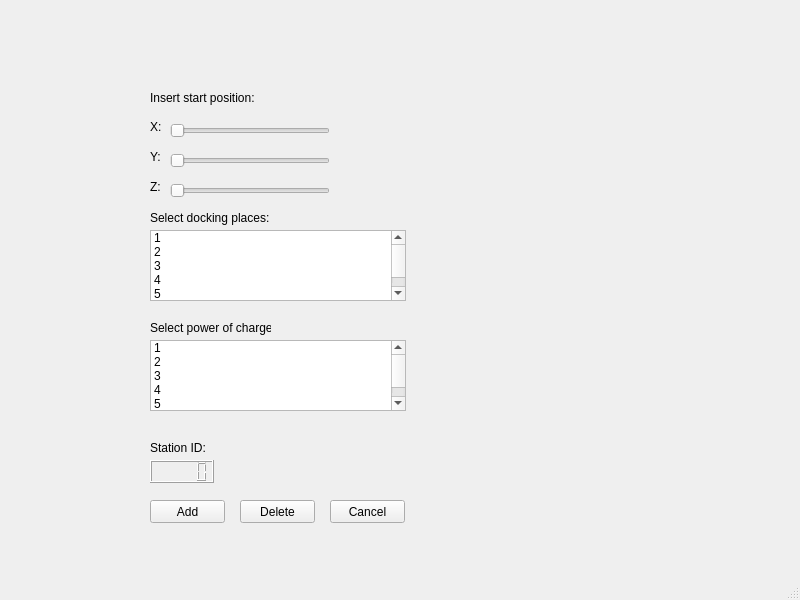
<?xml version="1.0" encoding="UTF-8"?>
<ui version="4.0">
 <class>new_station</class>
 <widget class="QMainWindow" name="new_station">
  <property name="geometry">
   <rect>
    <x>0</x>
    <y>0</y>
    <width>800</width>
    <height>600</height>
   </rect>
  </property>
  <property name="windowTitle">
   <string>MainWindow</string>
  </property>
  <widget class="QWidget" name="centralwidget">
   <widget class="QSlider" name="x_pos">
    <property name="geometry">
     <rect>
      <x>170</x>
      <y>120</y>
      <width>160</width>
      <height>22</height>
     </rect>
    </property>
    <property name="maximum">
     <number>1000</number>
    </property>
    <property name="orientation">
     <enum>Qt::Horizontal</enum>
    </property>
   </widget>
   <widget class="QPushButton" name="pushButton">
    <property name="geometry">
     <rect>
      <x>330</x>
      <y>500</y>
      <width>75</width>
      <height>23</height>
     </rect>
    </property>
    <property name="text">
     <string>Cancel</string>
    </property>
   </widget>
   <widget class="QListWidget" name="drone_select_type">
    <property name="geometry">
     <rect>
      <x>150</x>
      <y>230</y>
      <width>256</width>
      <height>71</height>
     </rect>
    </property>
    <item>
     <property name="text">
      <string>1</string>
     </property>
    </item>
    <item>
     <property name="text">
      <string>2</string>
     </property>
    </item>
    <item>
     <property name="text">
      <string>3</string>
     </property>
    </item>
    <item>
     <property name="text">
      <string>4</string>
     </property>
    </item>
    <item>
     <property name="text">
      <string>5</string>
     </property>
    </item>
   </widget>
   <widget class="QSlider" name="y_pos">
    <property name="geometry">
     <rect>
      <x>170</x>
      <y>150</y>
      <width>160</width>
      <height>22</height>
     </rect>
    </property>
    <property name="maximum">
     <number>1000</number>
    </property>
    <property name="orientation">
     <enum>Qt::Horizontal</enum>
    </property>
   </widget>
   <widget class="QPushButton" name="delete_drone">
    <property name="geometry">
     <rect>
      <x>240</x>
      <y>500</y>
      <width>75</width>
      <height>23</height>
     </rect>
    </property>
    <property name="text">
     <string>Delete</string>
    </property>
   </widget>
   <widget class="QLabel" name="label">
    <property name="geometry">
     <rect>
      <x>150</x>
      <y>90</y>
      <width>141</width>
      <height>16</height>
     </rect>
    </property>
    <property name="text">
     <string>Insert start position:</string>
    </property>
   </widget>
   <widget class="QLabel" name="label_2">
    <property name="geometry">
     <rect>
      <x>150</x>
      <y>120</y>
      <width>47</width>
      <height>13</height>
     </rect>
    </property>
    <property name="text">
     <string>X:</string>
    </property>
   </widget>
   <widget class="QLabel" name="label_3">
    <property name="geometry">
     <rect>
      <x>150</x>
      <y>150</y>
      <width>47</width>
      <height>13</height>
     </rect>
    </property>
    <property name="text">
     <string>Y:</string>
    </property>
   </widget>
   <widget class="QLabel" name="label_4">
    <property name="geometry">
     <rect>
      <x>150</x>
      <y>180</y>
      <width>47</width>
      <height>13</height>
     </rect>
    </property>
    <property name="text">
     <string>Z:</string>
    </property>
   </widget>
   <widget class="QLabel" name="label_5">
    <property name="geometry">
     <rect>
      <x>150</x>
      <y>210</y>
      <width>121</width>
      <height>16</height>
     </rect>
    </property>
    <property name="text">
     <string>Select docking places:</string>
    </property>
   </widget>
   <widget class="QPushButton" name="add_drone">
    <property name="geometry">
     <rect>
      <x>150</x>
      <y>500</y>
      <width>75</width>
      <height>23</height>
     </rect>
    </property>
    <property name="text">
     <string>Add</string>
    </property>
   </widget>
   <widget class="QSlider" name="z_pos">
    <property name="geometry">
     <rect>
      <x>170</x>
      <y>180</y>
      <width>160</width>
      <height>22</height>
     </rect>
    </property>
    <property name="maximum">
     <number>1000</number>
    </property>
    <property name="orientation">
     <enum>Qt::Horizontal</enum>
    </property>
   </widget>
   <widget class="QLabel" name="label_6">
    <property name="geometry">
     <rect>
      <x>150</x>
      <y>440</y>
      <width>61</width>
      <height>16</height>
     </rect>
    </property>
    <property name="text">
     <string>Station ID:</string>
    </property>
   </widget>
   <widget class="QLCDNumber" name="drone_id">
    <property name="geometry">
     <rect>
      <x>150</x>
      <y>460</y>
      <width>64</width>
      <height>23</height>
     </rect>
    </property>
   </widget>
   <widget class="QListWidget" name="drone_select_type_2">
    <property name="geometry">
     <rect>
      <x>150</x>
      <y>340</y>
      <width>256</width>
      <height>71</height>
     </rect>
    </property>
    <item>
     <property name="text">
      <string>1</string>
     </property>
    </item>
    <item>
     <property name="text">
      <string>2</string>
     </property>
    </item>
    <item>
     <property name="text">
      <string>3</string>
     </property>
    </item>
    <item>
     <property name="text">
      <string>4</string>
     </property>
    </item>
    <item>
     <property name="text">
      <string>5</string>
     </property>
    </item>
   </widget>
   <widget class="QLabel" name="label_7">
    <property name="geometry">
     <rect>
      <x>150</x>
      <y>320</y>
      <width>121</width>
      <height>16</height>
     </rect>
    </property>
    <property name="text">
     <string>Select power of charge:</string>
    </property>
   </widget>
  </widget>
  <widget class="QMenuBar" name="menubar">
   <property name="geometry">
    <rect>
     <x>0</x>
     <y>0</y>
     <width>800</width>
     <height>21</height>
    </rect>
   </property>
  </widget>
  <widget class="QStatusBar" name="statusbar"/>
 </widget>
 <resources/>
 <connections/>
</ui>
